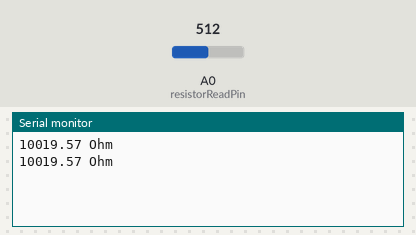
Bench run of a sketch on a simulated Arduino Uno, built with avr-gcc and run on an emulated ATmega328P. Shown: the last lines printed to the serial monitor. The inputs (shaded band) are chosen by the test bench; at power-on: A0 (resistorReadPin) = 512.

Above: at 1.8 s.
1.9 s: A0 (resistorReadPin) set to 1013
At 2.8 s:
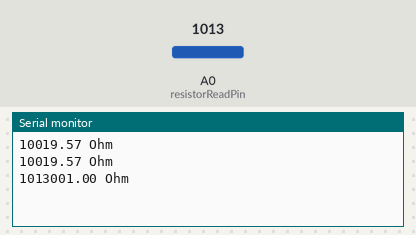
3.4 s: A0 (resistorReadPin) set to 1023
At 4.7 s:
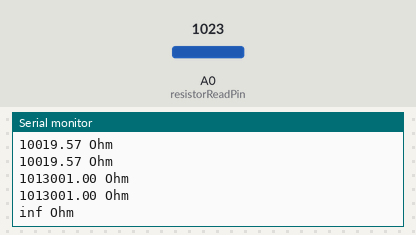

Measured:
- the behaviour switches between 1022 and 1023 on A0 (resistorReadPin) (found by bisection; images 1 and 2)
- after the input at 1.9 s, the serial monitor: prints a new line after 0.10 s (image 1)
- after the input at 3.4 s, the serial monitor: prints a new line after 0.60 s (image 2)

The sketch:

bsp4_a.ino
```cpp
const byte resistorReadPin = A0;
// 10 kOhm resitor
const int resistor = 10000;

void setup()
{
  Serial.begin(9600);

  pinMode(resistorReadPin, INPUT);
}

void loop()
{
  float voltage = (float)analogRead(resistorReadPin)/1023*5;
  // R2 = Ua * R1 / (Uges - Ua)
  float resistorValue = voltage * resistor / (5 - voltage);
  Serial.print(resistorValue);
  Serial.println(" Ohm");
  delay(1000);
}
```

bsp1.c
```cpp
// set output pins
const byte redPin = 11;
const byte yellowPin = 10;
const byte greenPin = 9;

void setup()
{
  // all are output pins
  pinMode(redPin, OUTPUT);
  pinMode(yellowPin, OUTPUT);
  pinMode(greenPin, OUTPUT);
}

void loop()
{
  // phase 1: 4 second red
  digitalWrite(redPin,1);
  delay(4000);

  // phase 2: turn on yellow light
  digitalWrite(yellowPin,1);
  delay(1000);
  digitalWrite(redPin,0);
  digitalWrite(yellowPin,0);

  // phase 3: 4s red + 4 blinks
  digitalWrite(greenPin,1);
  delay(4000);
  digitalWrite(greenPin,0);

  for (int i = 0; i < 4; i++) {
    delay(500);
   	digitalWrite(greenPin,1);
  	delay(500);
  	digitalWrite(greenPin,0);
  }

  // phase 4: 1s yellow
  digitalWrite(yellowPin,1);
  delay(1000);
  digitalWrite(yellowPin,0);
}
```

bsp4_a.c
```cpp
const byte resistorReadPin = A0;
// 10 kOhm resitor
const int resistor = 10000;

void setup()
{
  Serial.begin(9600);

  pinMode(resistorReadPin, INPUT);
}

void loop()
{
  float voltage = (float)analogRead(resistorReadPin)/1023*5;
  // R2 = Ua * R1 / (Uges - Ua)
  float resistorValue = voltage * resistor / (5 - voltage);
  Serial.print(resistorValue);
  Serial.println(" Ohm");
  delay(1000);
}
```

bsp4_b.c
```cpp
const byte capacitorReadPin = A0;
const byte powerPin = 10;
long tau;

// counter to check how long the condensator takes to load
unsigned long timer;
// 10 kOhm resitor
const int resistor = 10000;

void setup()
{
  Serial.begin(9600);

  timer = millis();
  pinMode(capacitorReadPin, INPUT);
  pinMode(powerPin, OUTPUT);
}

void loop()
{
  digitalWrite(powerPin, HIGH);

  timer = millis();
  // load the capacitor to 63% capacity
  while ((float)analogRead(capacitorReadPin)/1023 < 0.63);

  // 1tau is reached if capacitor is 63% charged
  tau = millis() - timer;

  // tau = R * C -> c = tau/R (tau in milliseconds -> /1000 ti get SI)
  float capacity = (float)tau/resistor/1000;

  // 10^6 because we want to visualize mikrofarad
  Serial.print(capacity*1000000);
  Serial.println(" Mikrofarad");

  digitalWrite(powerPin, LOW);

  // unload the capacitor
  while((float)analogRead(capacitorReadPin) > 0);
}
```
